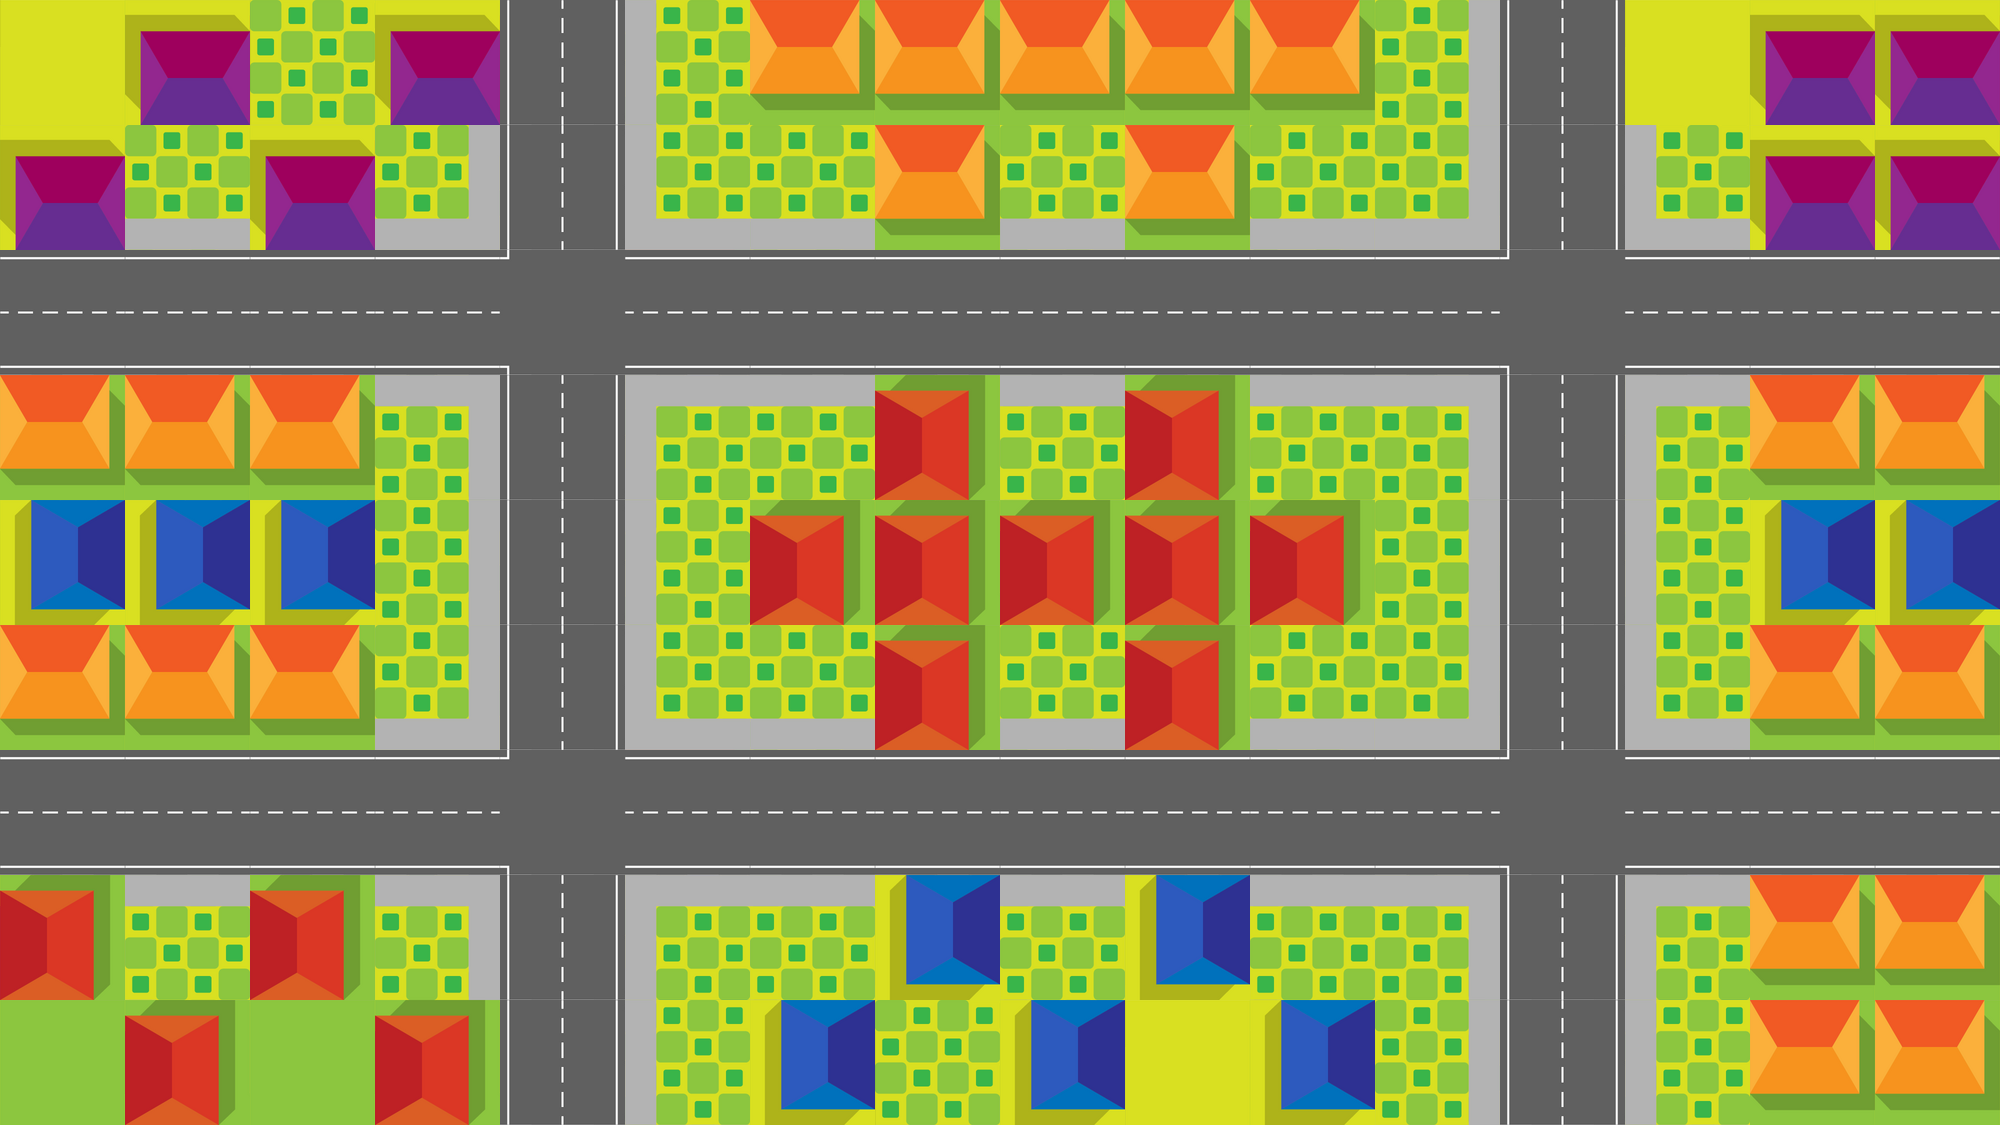

This is a level from a 2D game, rendered from its Tiled map with the project's own tilesets. A one-line summary and the map file follow, with tile-layer data summarised:
An orthogonal 16x9 tile map with 125x125 px tiles, 1 tile layer (Tile Layer 1) and 52 objects (24x path, 16x semaforo, 8x spawn, 4x incrocioA4).

<map version="1.4" tiledversion="1.4.1" orientation="orthogonal" renderorder="left-up" width="16" height="9" tilewidth="125" tileheight="125" infinite="0" nextlayerid="6" nextobjectid="66">
 <tileset firstgid="1" name="rsz_tiles_sheet" tilewidth="125" tileheight="125" tilecount="42" columns="7">
  <image source="../textures/rsz_tiles_sheet.png" trans="41ffef" width="875" height="750" />
 </tileset>
 <layer id="1" name="Tile Layer 1" width="16" height="9" locked="1">
  <data>[144 cells, 144 non-empty, 18 distinct tile ids]</data>
 </layer>
 <objectgroup id="2" name="spawnpoints" locked="1">
  <object id="1" type="spawn" x="0" y="843.75">
   <properties>
    <property name="direzione" value="RIGHT" />
    <property name="tir" type="bool" value="true" />
   </properties>
   <point />
  </object>
  <object id="2" type="spawn" x="2000" y="781.25">
   <properties>
    <property name="direzione" value="LEFT" />
    <property name="tir" type="bool" value="true" />
   </properties>
   <point />
  </object>
  <object id="3" type="spawn" x="593.75" y="1125">
   <properties>
    <property name="direzione" value="UP" />
    <property name="tir" type="bool" value="true" />
   </properties>
   <point />
  </object>
  <object id="4" type="spawn" x="1593.75" y="1125">
   <properties>
    <property name="direzione" value="UP" />
    <property name="tir" type="bool" value="true" />
   </properties>
   <point />
  </object>
  <object id="5" type="spawn" x="1531.25" y="0">
   <properties>
    <property name="direzione" value="DOWN" />
    <property name="tir" type="bool" value="true" />
   </properties>
   <point />
  </object>
  <object id="6" type="spawn" x="531.25" y="0">
   <properties>
    <property name="direzione" value="DOWN" />
    <property name="tir" type="bool" value="true" />
   </properties>
   <point />
  </object>
  <object id="37" type="spawn" x="2000" y="281.25">
   <properties>
    <property name="direzione" value="LEFT" />
    <property name="tir" type="bool" value="true" />
   </properties>
   <point />
  </object>
  <object id="39" type="spawn" x="0" y="343.75">
   <properties>
    <property name="direzione" value="RIGHT" />
    <property name="tir" type="bool" value="true" />
   </properties>
   <point />
  </object>
 </objectgroup>
 <objectgroup id="3" name="paths">
  <object id="10" name="path" type="path" x="593.75" y="875" height="250">
   <properties>
    <property name="direzione" value="UP" />
    <property name="paths" value="35,11,25" />
   </properties>
  </object>
  <object id="11" name="path" type="path" x="593.75" y="375" height="375">
   <properties>
    <property name="direzione" value="UP" />
    <property name="paths" value="29,12,38" />
   </properties>
  </object>
  <object id="12" name="path" type="path" x="593.75" y="0" height="250">
   <properties>
    <property name="direzione" value="UP" />
    <property name="paths" value="" />
   </properties>
  </object>
  <object id="13" name="path" type="path" x="1593.75" y="0" height="250">
   <properties>
    <property name="direzione" value="UP" />
    <property name="paths" value="" />
   </properties>
  </object>
  <object id="14" name="path" type="path" x="1593.75" y="375" height="375">
   <properties>
    <property name="direzione" value="UP" />
    <property name="paths" value="30,13,26" />
   </properties>
  </object>
  <object id="15" name="path" type="path" x="1593.75" y="875" height="250">
   <properties>
    <property name="direzione" value="UP" />
    <property name="paths" value="36,14,32" />
   </properties>
  </object>
  <object id="19" name="path" type="path" x="531.25" y="0" height="250">
   <properties>
    <property name="direzione" value="DOWN" />
    <property name="paths" value="38,20,29" />
   </properties>
  </object>
  <object id="20" name="path" type="path" x="531.25" y="375" height="375">
   <properties>
    <property name="direzione" value="DOWN" />
    <property name="paths" value="25,21,35" />
   </properties>
  </object>
  <object id="21" name="path" type="path" x="531.25" y="875" height="250">
   <properties>
    <property name="direzione" value="DOWN" />
    <property name="paths" value="" />
   </properties>
  </object>
  <object id="22" name="path" type="path" x="1531.25" y="0" height="250">
   <properties>
    <property name="direzione" value="DOWN" />
    <property name="paths" value="26,23,30" />
   </properties>
  </object>
  <object id="23" name="path" type="path" x="1531.25" y="375" height="375">
   <properties>
    <property name="direzione" value="DOWN" />
    <property name="paths" value="32,24,36" />
   </properties>
  </object>
  <object id="24" name="path" type="path" x="1531.25" y="875" height="250">
   <properties>
    <property name="direzione" value="DOWN" />
    <property name="paths" value="" />
   </properties>
  </object>
  <object id="25" name="path" type="path" x="0" y="781.25" width="500">
   <properties>
    <property name="direzione" value="LEFT" />
    <property name="paths" value="" />
   </properties>
  </object>
  <object id="26" name="path" type="path" x="625" y="281.25" width="875">
   <properties>
    <property name="direzione" value="LEFT" />
    <property name="paths" value="12,38,20" />
   </properties>
  </object>
  <object id="27" name="path" type="path" x="1625" y="281.25" width="375">
   <properties>
    <property name="direzione" value="LEFT" />
    <property name="paths" value="13,26,23" />
   </properties>
  </object>
  <object id="28" name="path" type="path" x="0" y="343.75" width="500">
   <properties>
    <property name="direzione" value="RIGHT" />
    <property name="paths" value="20,29,12" />
   </properties>
  </object>
  <object id="29" name="path" type="path" x="625" y="343.75" width="875">
   <properties>
    <property name="direzione" value="RIGHT" />
    <property name="paths" value="23,30,13" />
   </properties>
  </object>
  <object id="30" name="path" type="path" x="1625" y="343.75" width="375">
   <properties>
    <property name="direzione" value="RIGHT" />
    <property name="paths" value="" />
   </properties>
  </object>
  <object id="31" name="path" type="path" x="1625" y="781.25" width="375">
   <properties>
    <property name="direzione" value="LEFT" />
    <property name="paths" value="14,32,24" />
   </properties>
  </object>
  <object id="32" name="path" type="path" x="625" y="781.25" width="875">
   <properties>
    <property name="direzione" value="LEFT" />
    <property name="paths" value="11,25,21" />
   </properties>
  </object>
  <object id="33" name="path" type="path" x="0" y="843.75" width="500">
   <properties>
    <property name="direzione" value="RIGHT" />
    <property name="paths" value="10,35,11" />
   </properties>
  </object>
  <object id="35" name="path" type="path" x="625" y="843.75" width="875">
   <properties>
    <property name="direzione" value="RIGHT" />
    <property name="paths" value="24,36,14" />
   </properties>
  </object>
  <object id="36" name="path" type="path" x="1625" y="843.75" width="375">
   <properties>
    <property name="direzione" value="RIGHT" />
    <property name="paths" value="" />
   </properties>
  </object>
  <object id="38" name="path" type="path" x="0" y="281.25" width="500">
   <properties>
    <property name="direzione" value="LEFT" />
    <property name="paths" value="" />
   </properties>
  </object>
 </objectgroup>
 <objectgroup id="5" name="Incroci" locked="1">
  <object id="62" type="incrocioA4" x="500" y="250" width="125" height="125" />
  <object id="63" type="incrocioA4" x="1500" y="250" width="125" height="125" />
  <object id="64" type="incrocioA4" x="500" y="750" width="125" height="125" />
  <object id="65" type="incrocioA4" x="1500" y="750" width="125" height="125" />
 </objectgroup>
 <objectgroup id="4" name="trafficLight" locked="1">
  <!-- 16 objects omitted --></objectgroup>
</map>
<!-- 16 of 52 objects omitted -->
